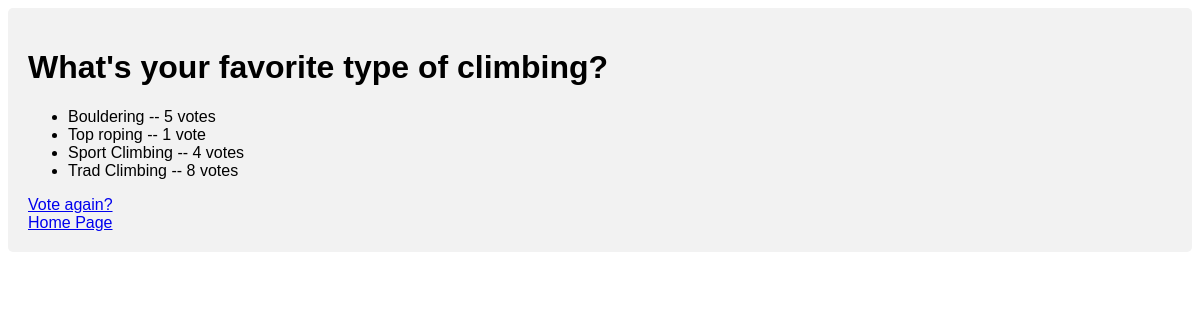
/climbcville/question6/results/, run on an earlier commit of the app's database.
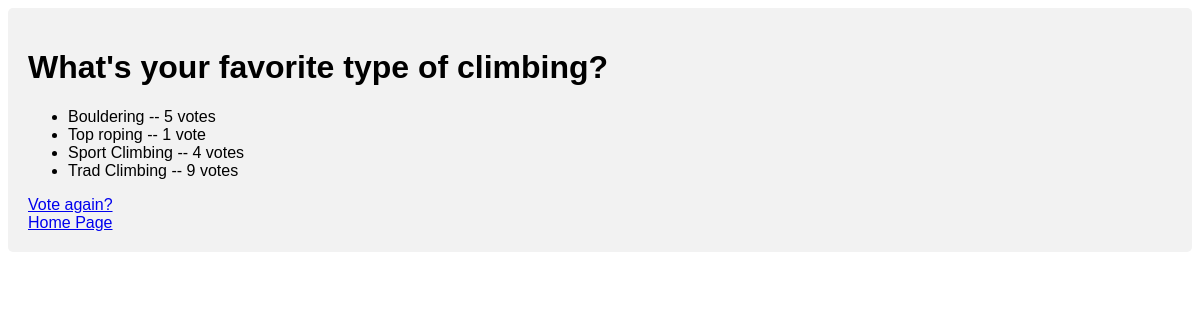
And on a later commit of the database.
### climbcville/models.py (models this page shows, shortened)
class Choice(models.Model):
    question = models.ForeignKey(Question, on_delete=models.CASCADE)
    choice_text = models.CharField(max_length=200)
    votes = models.IntegerField(default=0)

### climbcville/views.py (the view)
# urls.py: path('question<int:question_id>/results/', views.results, name='results'),
def results(request, question_id):
    question = get_object_or_404(Question, pk=question_id)
    return render(request, 'climbcville/results.html', {'question': question})

### climbcville/templates/climbcville/results.html
{% load static %}
<link rel="stylesheet" type="text/css" href="{% static 'climbcville/style.css' %}">
<div>
<h1>{{ question.question_text }}</h1>
<ul>
{% for choice in question.choice_set.all %}
    <li>{{ choice.choice_text }} -- {{ choice.votes }} vote{{ choice.votes|pluralize }}</li>
{% endfor %}
</ul>
<a href="{% url 'climbcville:poll_details' question.id %}">Vote again?</a>
<br>
<a href="{% url 'climbcville:index' %}">Home Page</a>
</div>

What changed in the data, as far as the page shows it:
changed Choice "Trad Climbing": votes "8" → "9"
